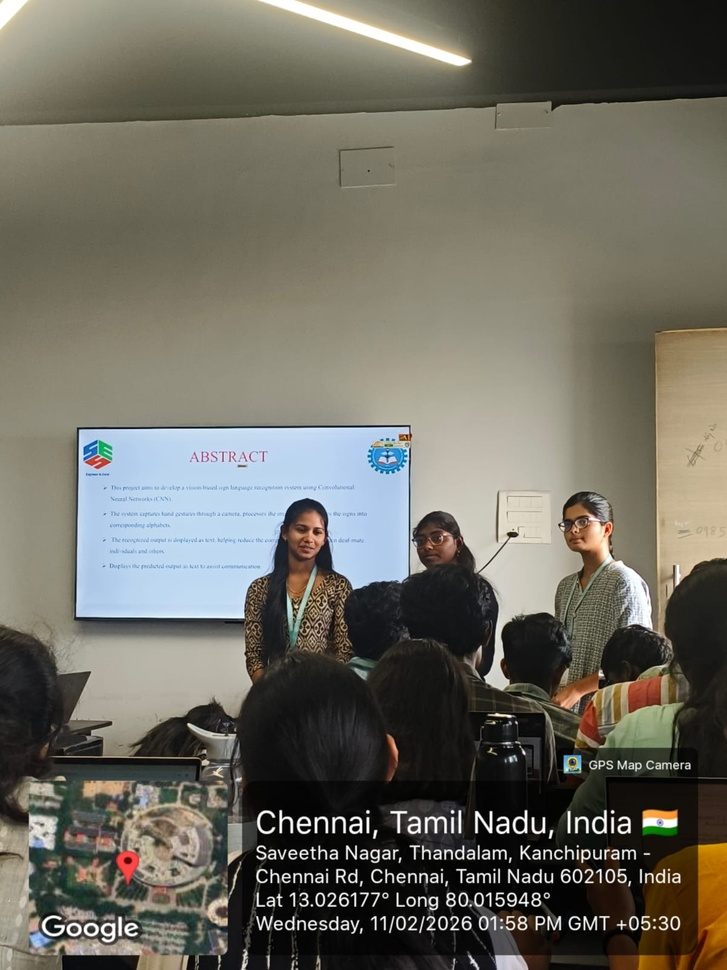
#> input picture GROUP.jpg, 727 x 970 px, shrunk from 1200 x 1600 before the run
$ jupyter execute Exp_40.ipynb
#> lines starting #> are read from the running program, lines starting #| are printed output that depends on the picture; after the words box and inside, x2 and y2 are one past the last pixel; in counts of white or black regions, pixels touching at a corner belong together
[cell 1]
# ==========================================
# Draw Rectangle and Extract Object using OpenCV
# Google Colab - Single Cell
# ==========================================

import cv2
import numpy as np
from google.colab import files
from google.colab.patches import cv2_imshow

# Step 1: Upload Image
uploaded = files.upload()
#> the answer given: GROUP.jpg
image_path = list(uploaded.keys())[0]

# Step 2: Read Image
image = cv2.imread(image_path)
#> image is the input picture: shape (970, 727, 3); mean B, G, R 96.9, 107.4, 109.8

# Step 3: Define Rectangle Coordinates (x, y, width, height)
x, y, w, h = 100, 100, 200, 200   # Change values as needed

# Step 4: Draw Rectangle
image_with_rect = image.copy()
cv2.rectangle(image_with_rect, (x, y), (x+w, y+h), (0, 255, 0), 3)
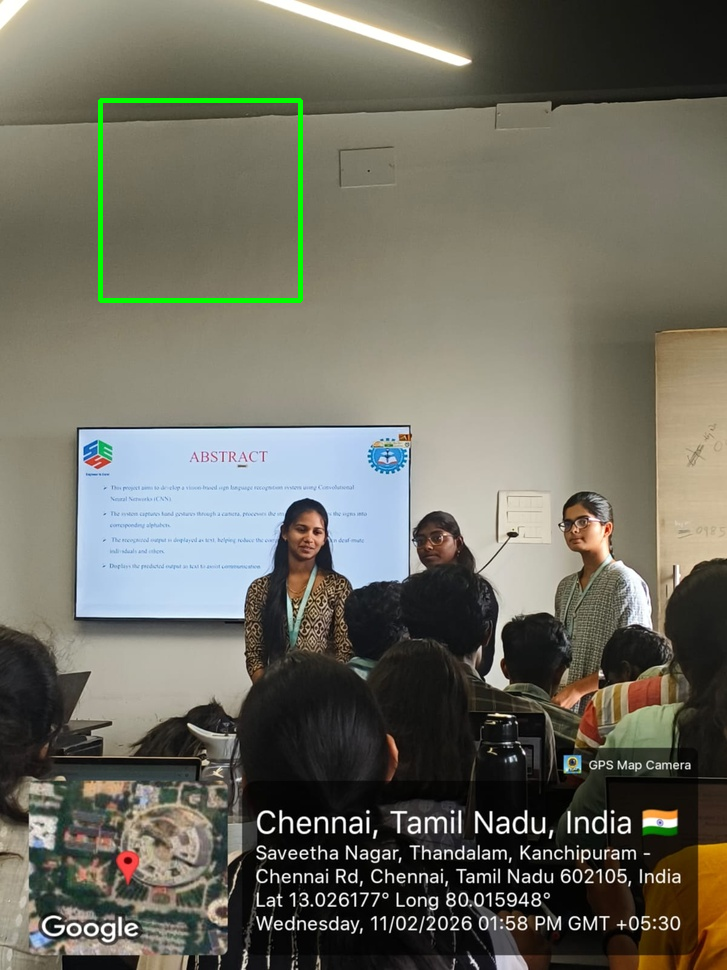
#> image_with_rect: shape (970, 727, 3); 0.57% of pixels changed, all inside (x1, y1, x2, y2) = (98, 98, 303, 303)

# Step 5: Extract Object (Crop the Region)
extracted_object = image[y:y+h, x:x+w]
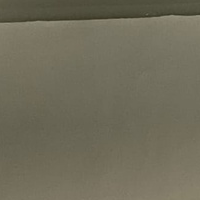
#> extracted_object: shape (200, 200, 3); mean B, G, R 90.3, 108.3, 112.2

# Step 6: Display Results
print("Image with Rectangle")
cv2_imshow(image_with_rect)

print("Extracted Object")
cv2_imshow(extracted_object)
